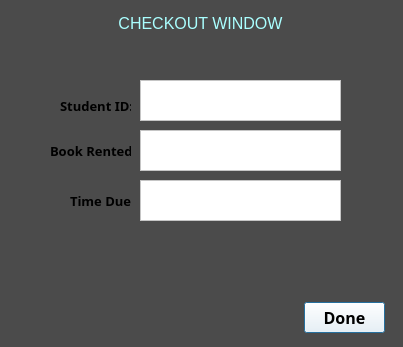
<?xml version="1.0" encoding="UTF-8"?>
<ui version="4.0">
 <class>Checkout</class>
 <widget class="QDialog" name="Checkout">
  <property name="geometry">
   <rect>
    <x>0</x>
    <y>0</y>
    <width>403</width>
    <height>347</height>
   </rect>
  </property>
  <property name="windowTitle">
   <string>Dialog</string>
  </property>
  <property name="styleSheet">
   <string notr="true">background-color: rgb(47, 47, 47);
background-color: rgb(75, 75, 75);</string>
  </property>
  <widget class="QTextBrowser" name="textBrowser">
   <property name="geometry">
    <rect>
     <x>10</x>
     <y>10</y>
     <width>381</width>
     <height>31</height>
    </rect>
   </property>
   <property name="frameShape">
    <enum>QFrame::NoFrame</enum>
   </property>
   <property name="html">
    <string>&lt;!DOCTYPE HTML PUBLIC &quot;-//W3C//DTD HTML 4.0//EN&quot; &quot;http://www.w3.org/TR/REC-html40/strict.dtd&quot;&gt;
&lt;html&gt;&lt;head&gt;&lt;meta name=&quot;qrichtext&quot; content=&quot;1&quot; /&gt;&lt;style type=&quot;text/css&quot;&gt;
p, li { white-space: pre-wrap; }
&lt;/style&gt;&lt;/head&gt;&lt;body style=&quot; font-family:'MS Shell Dlg 2'; font-size:8.25pt; font-weight:400; font-style:normal;&quot;&gt;
&lt;p align=&quot;center&quot; style=&quot; margin-top:0px; margin-bottom:0px; margin-left:0px; margin-right:0px; -qt-block-indent:0; text-indent:0px;&quot;&gt;&lt;span style=&quot; font-size:12pt; color:#aaffff;&quot;&gt;CHECKOUT WINDOW&lt;/span&gt;&lt;/p&gt;&lt;/body&gt;&lt;/html&gt;</string>
   </property>
  </widget>
  <widget class="QPushButton" name="doneButton">
   <property name="geometry">
    <rect>
     <x>304</x>
     <y>302</y>
     <width>81</width>
     <height>31</height>
    </rect>
   </property>
   <property name="font">
    <font>
     <family>Nueva Std Cond</family>
     <pointsize>12</pointsize>
     <weight>75</weight>
     <bold>true</bold>
    </font>
   </property>
   <property name="autoFillBackground">
    <bool>false</bool>
   </property>
   <property name="styleSheet">
    <string notr="true">background-color: rgb(255, 255, 255);</string>
   </property>
   <property name="text">
    <string>Done</string>
   </property>
  </widget>
  <widget class="QTextEdit" name="StudentInfo">
   <property name="geometry">
    <rect>
     <x>140</x>
     <y>80</y>
     <width>201</width>
     <height>41</height>
    </rect>
   </property>
   <property name="styleSheet">
    <string notr="true">background-color: rgb(255, 255, 255);
color: rgb(6, 6, 6);</string>
   </property>
   <property name="html">
    <string>&lt;!DOCTYPE HTML PUBLIC &quot;-//W3C//DTD HTML 4.0//EN&quot; &quot;http://www.w3.org/TR/REC-html40/strict.dtd&quot;&gt;
&lt;html&gt;&lt;head&gt;&lt;meta name=&quot;qrichtext&quot; content=&quot;1&quot; /&gt;&lt;style type=&quot;text/css&quot;&gt;
p, li { white-space: pre-wrap; }
&lt;/style&gt;&lt;/head&gt;&lt;body style=&quot; font-family:'MS Shell Dlg 2'; font-size:8.25pt; font-weight:400; font-style:normal;&quot;&gt;
&lt;p style=&quot;-qt-paragraph-type:empty; margin-top:0px; margin-bottom:0px; margin-left:0px; margin-right:0px; -qt-block-indent:0; text-indent:0px;&quot;&gt;&lt;br /&gt;&lt;/p&gt;&lt;/body&gt;&lt;/html&gt;</string>
   </property>
  </widget>
  <widget class="QLabel" name="label">
   <property name="geometry">
    <rect>
     <x>60</x>
     <y>90</y>
     <width>71</width>
     <height>31</height>
    </rect>
   </property>
   <property name="font">
    <font>
     <family>Minion Pro</family>
     <pointsize>10</pointsize>
     <weight>75</weight>
     <bold>true</bold>
    </font>
   </property>
   <property name="text">
    <string>Student ID:</string>
   </property>
  </widget>
  <widget class="QLabel" name="label_2">
   <property name="geometry">
    <rect>
     <x>50</x>
     <y>140</y>
     <width>81</width>
     <height>21</height>
    </rect>
   </property>
   <property name="font">
    <font>
     <family>Minion Pro</family>
     <pointsize>10</pointsize>
     <weight>75</weight>
     <bold>true</bold>
    </font>
   </property>
   <property name="text">
    <string>Book Rented:</string>
   </property>
  </widget>
  <widget class="QLabel" name="label_3">
   <property name="geometry">
    <rect>
     <x>70</x>
     <y>190</y>
     <width>61</width>
     <height>21</height>
    </rect>
   </property>
   <property name="font">
    <font>
     <family>Minion Pro</family>
     <pointsize>10</pointsize>
     <weight>75</weight>
     <bold>true</bold>
    </font>
   </property>
   <property name="text">
    <string>Time Due:</string>
   </property>
  </widget>
  <widget class="QTextEdit" name="BookInfo">
   <property name="geometry">
    <rect>
     <x>140</x>
     <y>130</y>
     <width>201</width>
     <height>41</height>
    </rect>
   </property>
   <property name="styleSheet">
    <string notr="true">background-color: rgb(255, 255, 255);</string>
   </property>
  </widget>
  <widget class="QTextEdit" name="TimeInfo">
   <property name="geometry">
    <rect>
     <x>140</x>
     <y>180</y>
     <width>201</width>
     <height>41</height>
    </rect>
   </property>
   <property name="styleSheet">
    <string notr="true">background-color: rgb(255, 255, 255);</string>
   </property>
  </widget>
 </widget>
 <resources/>
 <connections/>
</ui>
